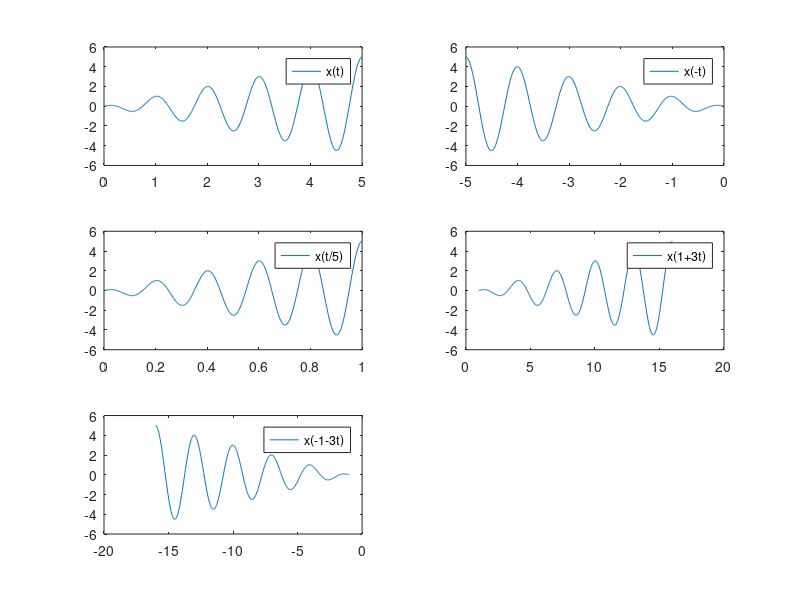

MATLAB code for this plot:
% x(t);t = 0:0.01:5;x = t.*cos(2*pi*t);subplot(3,2,1); plot (t,x);legend('x(t)');% x(-t)subplot(3,2,2); plot(-t,x);legend('x(-t)');% x(t/5)subplot(3,2,3); plot (t/5,x);legend('x(t/5)');%x(1+3t)subplot(3,2,4); plot(1+3*t,x);legend('x(1+3t)');%x(-1-3t)subplot(3,2,5); plot(-1-3*t,x);legend('x(-1-3t)');% x(t);t = 0:0.01:5;x = t.*cos(2*pi*t);subplot(3,2,1); plot (t,x);legend('x(t)');% x(-t)subplot(3,2,2); plot(-t,x);legend('x(-t)');% x(t/5)subplot(3,2,3); plot (t/5,x);legend('x(t/5)');%x(1+3t)subplot(3,2,4); plot(1+3*t,x);legend('x(1+3t)');%x(-1-3t)subplot(3,2,5); plot(-1-3*t,x);legend('x(-1-3t)');% x(t);t = 0:0.01:5;x = t.*cos(2*pi*t);subplot(3,2,1); plot (t,x);legend('x(t)');% x(-t)subplot(3,2,2); plot(-t,x);legend('x(-t)');% x(t/5)subplot(3,2,3); plot (t/5,x);legend('x(t/5)');%x(1+3t)subplot(3,2,4); plot(1+3*t,x);legend('x(1+3t)');%x(-1-3t)subplot(3,2,5); plot(-1-3*t,x);legend('x(-1-3t)');% x(t);t = 0:0.01:5;x = t.*cos(2*pi*t);subplot(3,2,1); plot (t,x);legend('x(t)');% x(-t)subplot(3,2,2); plot(-t,x);legend('x(-t)');% x(t/5)subplot(3,2,3); plot (t/5,x);legend('x(t/5)');%x(1+3t)subplot(3,2,4); plot(1+3*t,x);legend('x(1+3t)');%x(-1-3t)subplot(3,2,5); plot(-1-3*t,x);legend('x(-1-3t)');% x(t);t = 0:0.01:5;x = t.*cos(2*pi*t);subplot(3,2,1); plot (t,x);legend('x(t)');% x(-t)subplot(3,2,2); plot(-t,x);legend('x(-t)');% x(t/5)subplot(3,2,3); plot (t/5,x);legend('x(t/5)');%x(1+3t)subplot(3,2,4); plot(1+3*t,x);legend('x(1+3t)');%x(-1-3t)subplot(3,2,5); plot(-1-3*t,x);legend('x(-1-3t)');% x(t);t = 0:0.01:5;x = t.*cos(2*pi*t);subplot(3,2,1); plot (t,x);legend('x(t)');% x(-t)subplot(3,2,2); plot(-t,x);legend('x(-t)');% x(t/5)subplot(3,2,3); plot (t/5,x);legend('x(t/5)');%x(1+3t)subplot(3,2,4); plot(1+3*t,x);legend('x(1+3t)');%x(-1-3t)subplot(3,2,5); plot(-1-3*t,x);legend('x(-1-3t)');% x(t);t = 0:0.01:5;x = t.*cos(2*pi*t);subplot(3,2,1); plot (t,x);legend('x(t)');% x(-t)subplot(3,2,2); plot(-t,x);legend('x(-t)');% x(t/5)subplot(3,2,3); plot (t/5,x);legend('x(t/5)');%x(1+3t)subplot(3,2,4); plot(1+3*t,x);legend('x(1+3t)');%x(-1-3t)subplot(3,2,5); plot(-1-3*t,x);legend('x(-1-3t)');